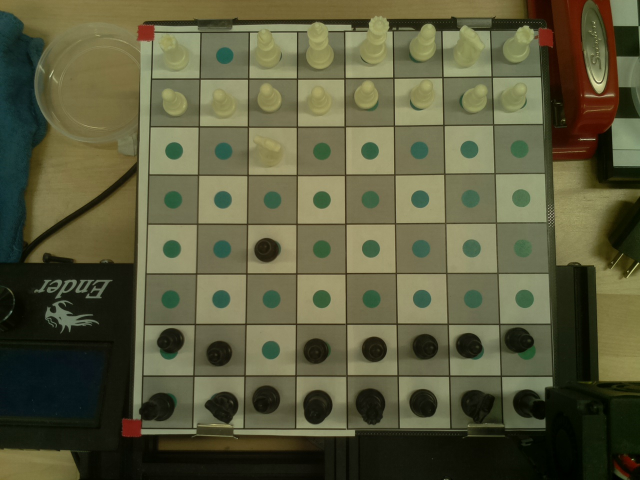
#> input picture originalOut.jpg, 1280 x 960 px (shown at 1/2 size)
$ python detect.py
#> lines starting #> are read from the running program, lines starting #| are printed output that depends on the picture; after the words box and inside, x2 and y2 are one past the last pixel; in counts of white or black regions, pixels touching at a corner belong together
import cv2 as cv
import numpy as np
import pprint
# [10 lines of commented-out code are left out]


# [67 lines left out: function edge_det, not called in this run]


def crop(input):
    # Read input image
    img = input

    # Define 4 points for the crop
    # Top left
    distort_x1 = 12
    distort_x2 = 12
    distort_y1 = -5
    distort_y2 = -5

    x1 = 290
    x2 = 1080
    y1 = 70
    y2 = 860

    src_pts = np.array(
        [[x1+distort_x1, y1+distort_y1], [x2-distort_x2, y1+distort_y2],
         [x2+distort_x2, y2-distort_y1], [x1-distort_x1, y2-distort_y2]], dtype=np.float32)

    # Define destination points for the transformation
    dst_pts = np.array(
        [[0, 0], [x2-x1, 0], [x2-x1, y2-y1], [0, y2-y1]], dtype=np.float32)

    # Get the perspective transformation matrix
    M = cv.getPerspectiveTransform(src_pts, dst_pts)

    # Apply the perspective transformation to the input image
    transformed_img = cv.warpPerspective(img, M, (x2-x1, y2-y1))

    return transformed_img


output = cv.imread('originalOut.jpg')
#> output is the input picture: shape (960, 1280, 3); mean B, G, R 60.5, 89.3, 89.5
cv.imshow("Orig", output)

# Crop image:
# Detect the red dots
output = crop(output)
#> in crop, `transformed_img = cv.warpPerspective(img, M, (x2-x1, y2-y1))`:
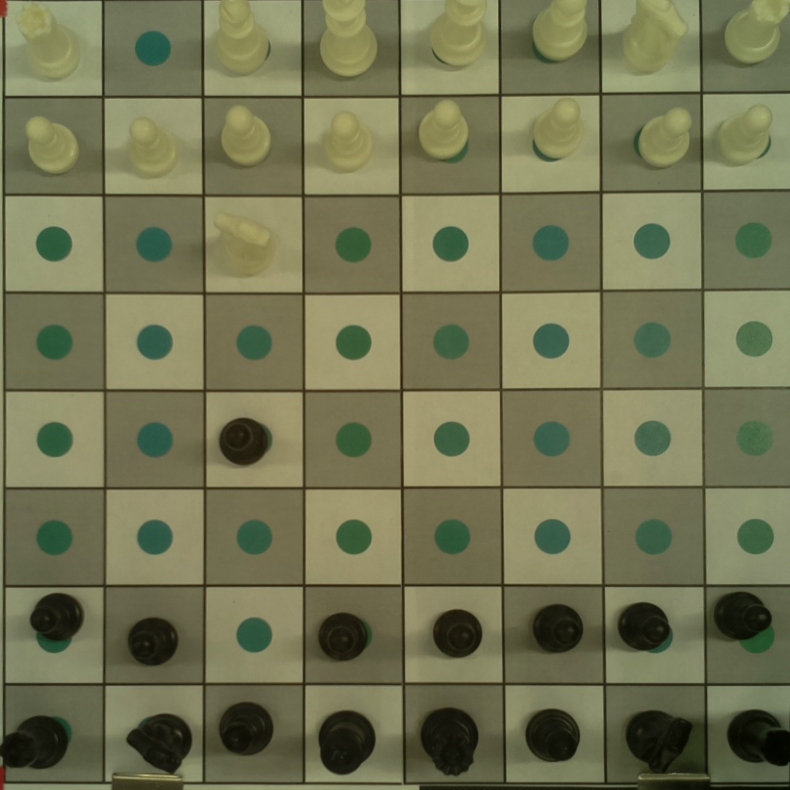
#> transformed_img: shape (790, 790, 3); mean B, G, R 82.6, 115.3, 113.9


cv.imshow("cropped", output)

hsv_img = cv.cvtColor(output, cv.COLOR_BGR2HSV)
#> hsv_img: shape (790, 790, 3); mean H, S, V 31.8, 81.5, 117.3

# Define the range of green color in HSV
lower_green = np.array([40, 50, 50])
upper_green = np.array([200, 255, 255])

# Create a mask for green color
green_mask = cv.inRange(hsv_img, lower_green, upper_green)
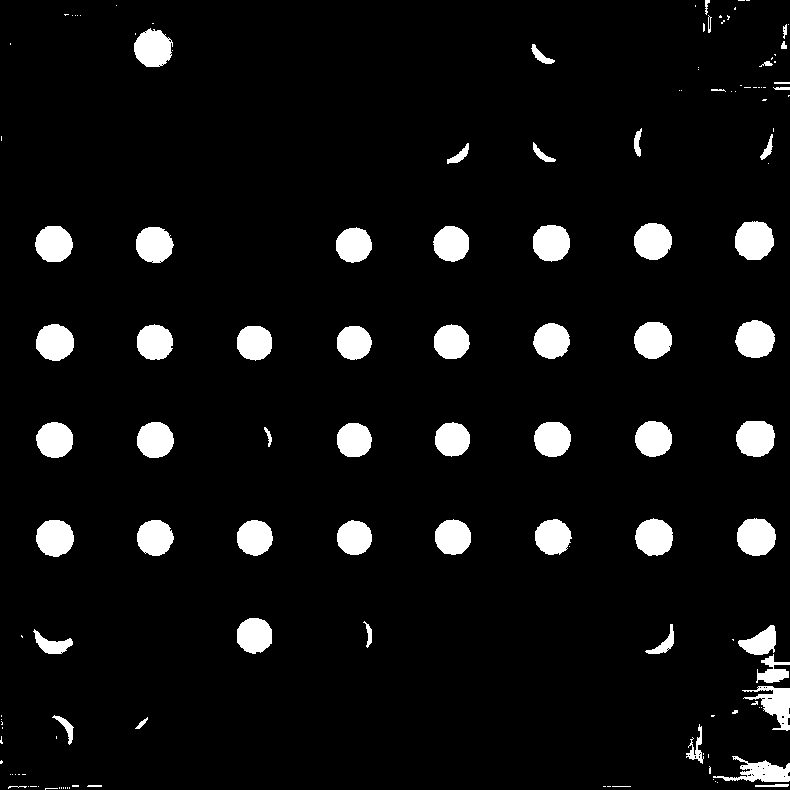
#> green_mask: shape (790, 790); 6.4% white; 138 white regions (79 under 20 px), largest, box (x1, y1, x2, y2) and area: (735, 221, 774, 260) 1213, (735, 320, 775, 358) 1177, (737, 518, 776, 556) 1173

# Apply the mask to the original image
result = cv.bitwise_and(output, output, mask=green_mask)
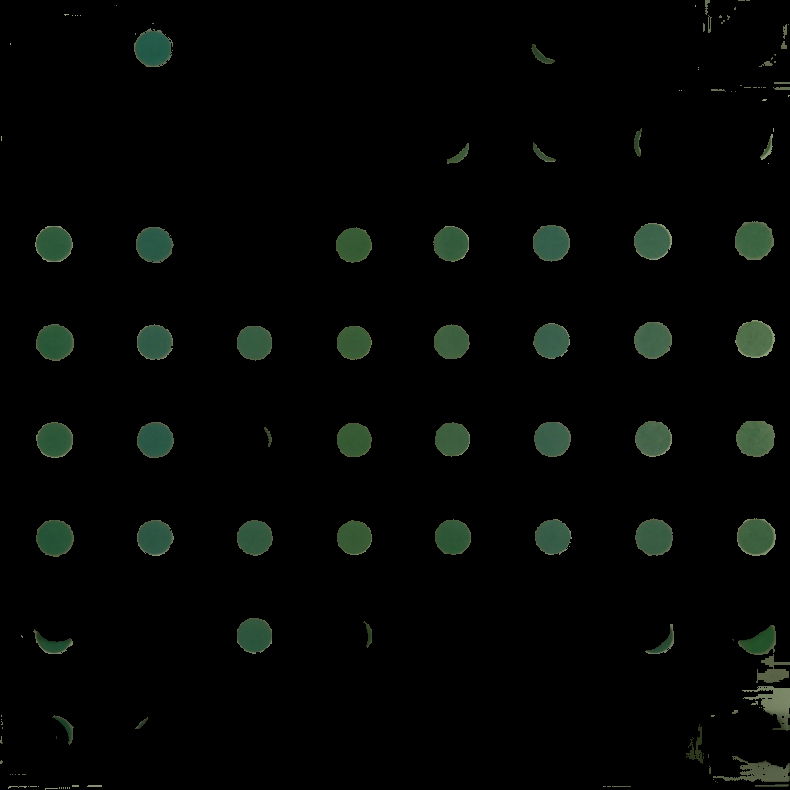
#> result: shape (790, 790, 3); mean B, G, R 4.3, 6.1, 4.1
gray = cv.cvtColor(cv.cvtColor(
    result, cv.COLOR_HSV2BGR), cv.COLOR_BGR2GRAY)
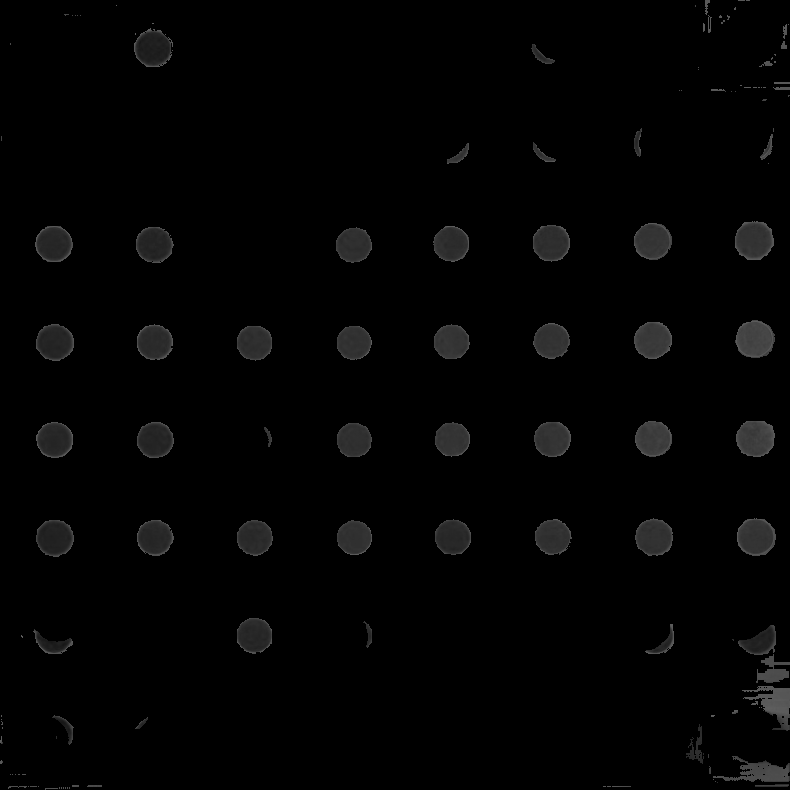
#> gray: shape (790, 790); min 0, max 100, mean 3.5

edges = cv.Canny(gray, 50, 100)
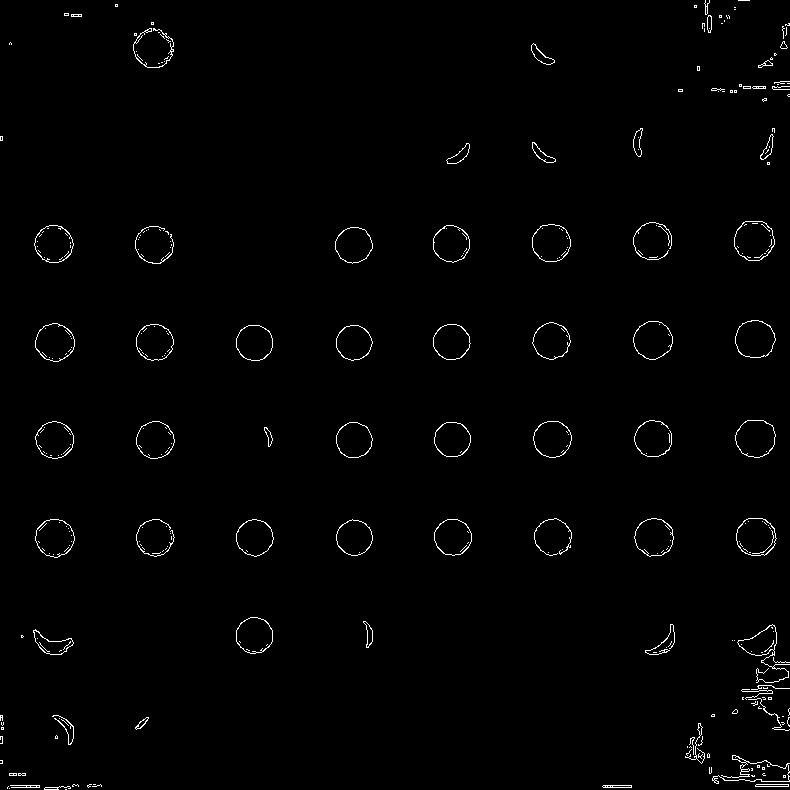
#> edges: shape (790, 790); 1.2% white in thin lines or dots
cv.imshow("edge", edges)


circles = cv.HoughCircles(edges, cv.HOUGH_GRADIENT, 1,
                          minRadius=5, maxRadius=13, param2=15, minDist=25)
#> circles = None


# print(len(circles))
# ensure at least some circles were found
if circles is not None:
    # convert the (x, y) coordinates and radius of the circles to integers
    circles = np.round(circles[0, :]).astype("int")
    # loop over the (x, y) coordinates and radius of the circles
    for (x, y, r) in circles:
        # print(x, y, r)
        # draw the circle in the output image, then draw a rectangle
        # corresponding to the center of the circle
        cv.circle(output, (x, y), r, (0, 255, 0), 4)
        cv.rectangle(output, (x - 5, y - 5), (x + 5, y + 5), (0, 128, 255), -1)


# Drawing the pixles to divide up the grid, development purposes only
dify = int(len(output)/8)
#> dify = 98
difx = int(len(output[0])/8)+3
#> difx = 101
const = 0
consty = +4
for i in range(8):
    for j in range(8):
        curr = gray[j * dify:(j+1) * dify, const+i *
                    difx:const+(i+1) * difx]
        cv.putText(output, text=str(np.round(np.mean(curr), 5)),
                   org=(const+i * difx, (j+1) * dify), fontFace=cv.FONT_HERSHEY_COMPLEX, fontScale=0.3, color=(0, 255, 0), thickness=1)

        cv.rectangle(output, (const+i * difx, j * dify-consty),
                     (const+(i+1) * difx, (j+1) * dify-consty), (0, 0, 255), 1)
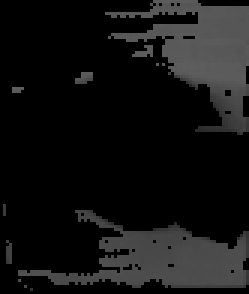
#> curr: shape (98, 83) (shown 3 times larger); min 0, max 94, mean 18.8
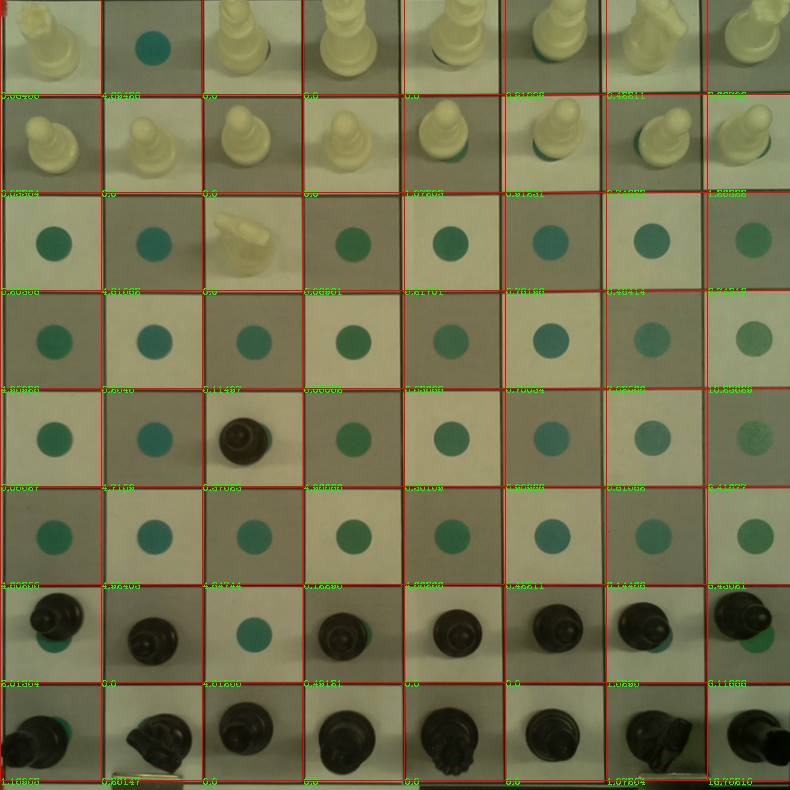
#> output: shape (790, 790, 3); 2.9% of pixels changed, all inside (x1, y1, x2, y2) = (0, 0, 790, 785)

# Start from the top.

board = []
for j in range(8):
    # For each row
    row = []
    for i in range(8):
        rect = [const+i * difx, j * dify, const+(i+1) * difx,
                (j+1) * dify]  # xMin, yMin, xMax, yMax
        print(rect)
        # check if a center of a circle is in that range
        isSomething = False
        # [6 lines of commented-out code are left out]
    board.append(row)
#> after the loop, board = [[], [], [], [], [], [], [], []]

pprint.pprint(board)


cv.imshow("Res", result)
cv.imshow("In", output)
cv.waitKey(0)

$ run again, with 1.jpg copied over originalOut.jpg
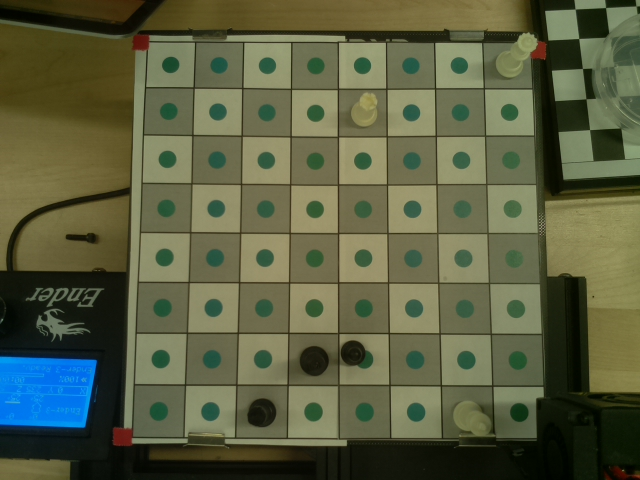
#> input picture 1.jpg, 640 x 480 px
#> output is the input picture: shape (480, 640, 3); mean B, G, R 66.1, 94.1, 89.6
#> hsv_img: shape (790, 790, 3); mean H, S, V 8.3, 24.5, 23.7
#> green_mask: shape (790, 790); 3% white; 84 white regions (46 under 20 px), largest, box (x1, y1, x2, y2) and area: (258, 0, 349, 120) 7740, (216, 307, 254, 381) 1037, (217, 293, 238, 316) 374
#> edges: shape (790, 790); 0.69% white in thin lines or dots, all inside (x1, y1, x2, y2) = (4, 0, 350, 384)
#> `circles = cv.HoughCircles(edges, cv.HOUGH_GRADIENT, 1, minRadius=5, ma..`: circles = 33 rows, first 8: [125.5, 354.5, 11.5], [164.5, 49.5, 11.3], [113.5, 49.5, 10.2], [123.5, 302.5, 10.9], [18.5, 199.5, 8.2], [19.5, 250.5, 9.6], [115.5, 99.5, 8.8], [227.5, 303.5, 12.4]
#> `circles = np.round(circles[0, :]).astype("int")`: circles = 33 rows, first 8: [126, 354, 12], [164, 50, 11], [114, 50, 10], [124, 302, 11], [18, 200, 8], [20, 250, 10], [116, 100, 9], [228, 304, 12]
#> the loop `for (x, y, r) in circles:` made 33 passes
#> after the loop `for (x, y, r) in circles:`:
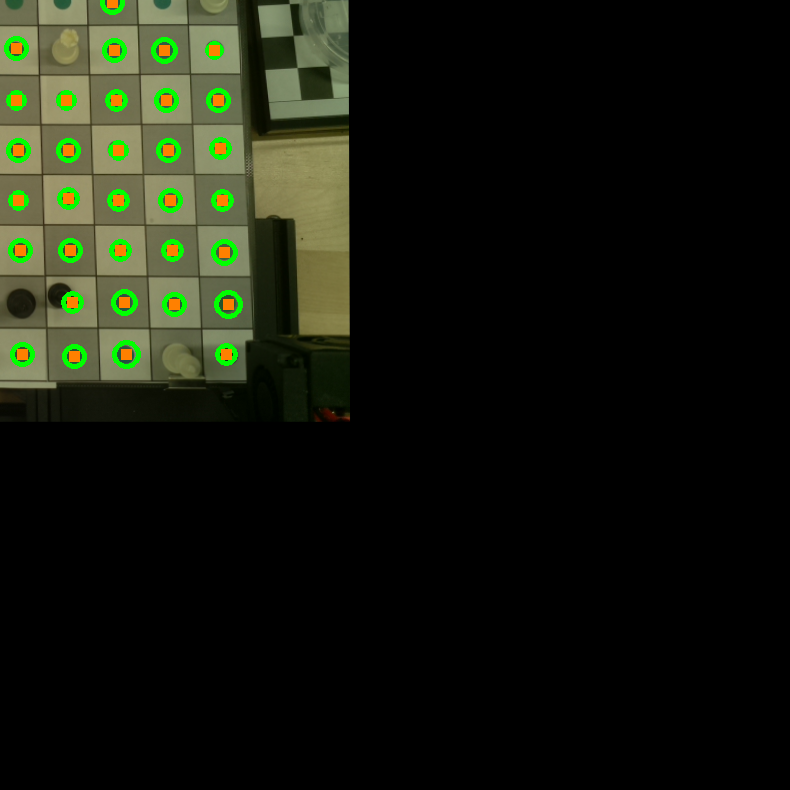
#> output: shape (790, 790, 3); mean B, G, R 14.3, 25.7, 22.2
#> dify = 98
#> difx = 101
#> after the loop `for i in range(8):`:
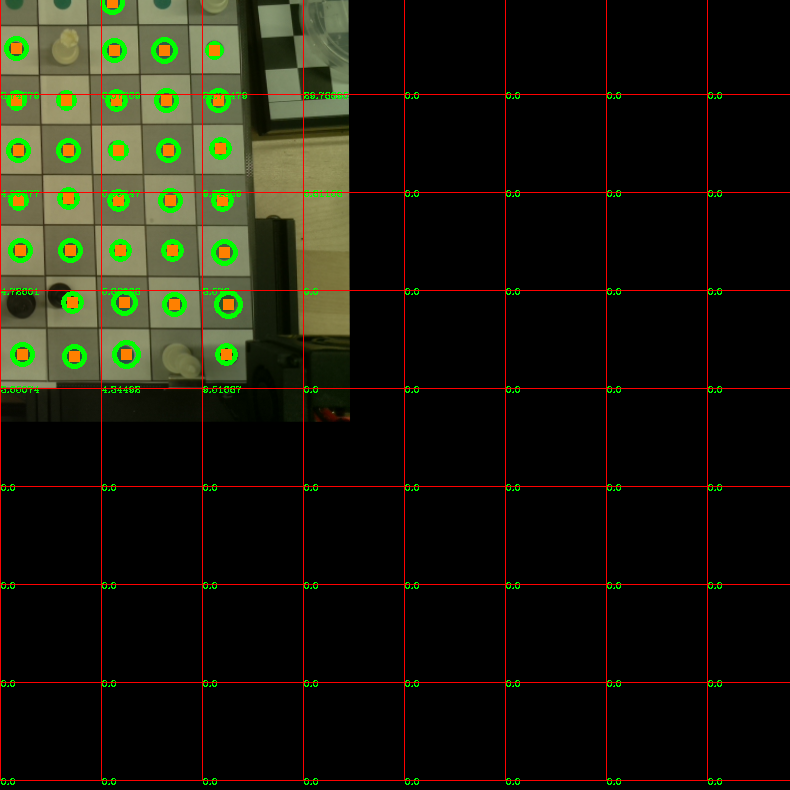
#> output: shape (790, 790, 3); 2.49% of pixels changed, all inside (x1, y1, x2, y2) = (0, 0, 790, 785)
#> after the loop `for j in range(8):`: board = [[], [], [], [], [], [], [], []]

$ run again, with 2.jpg copied over originalOut.jpg
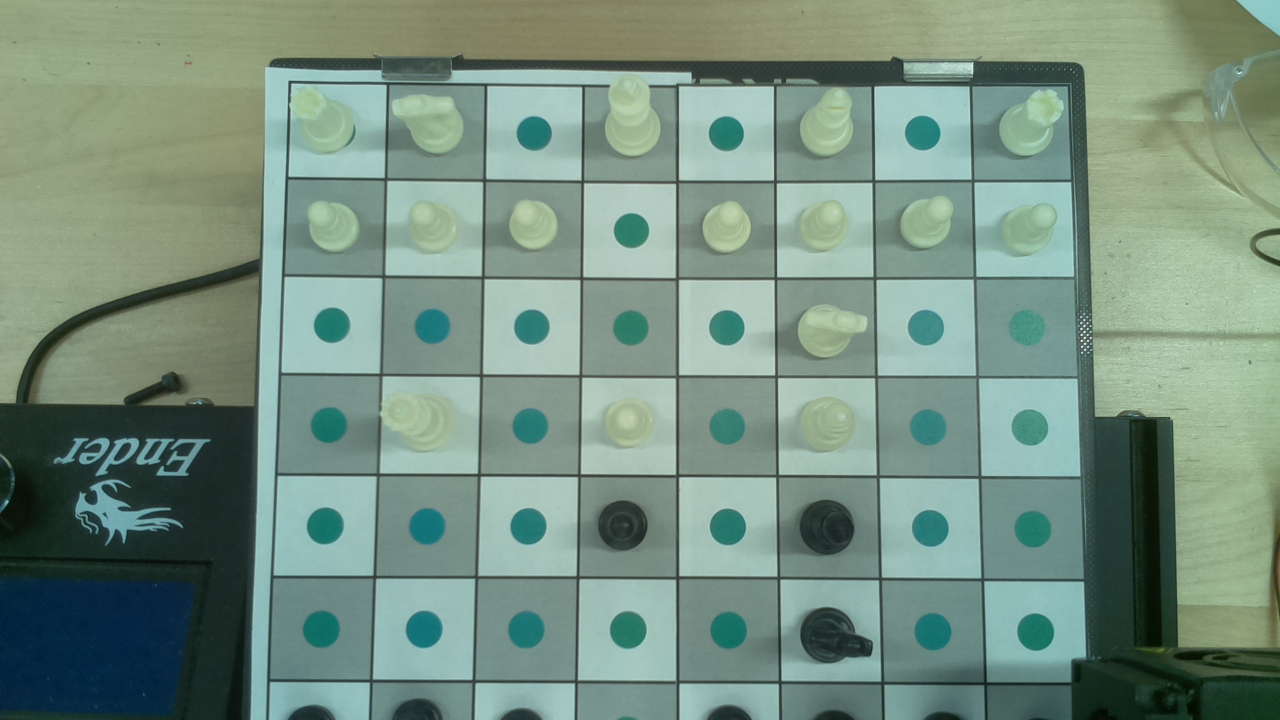
#> input picture 2.jpg, 1280 x 720 px
#> output is the input picture: shape (720, 1280, 3); mean B, G, R 129.1, 143.7, 118.2
#> hsv_img: shape (790, 790, 3); mean H, S, V 65.2, 43.7, 131
#> `green_mask = cv.inRange(hsv_img, lower_green, upper_green)`:
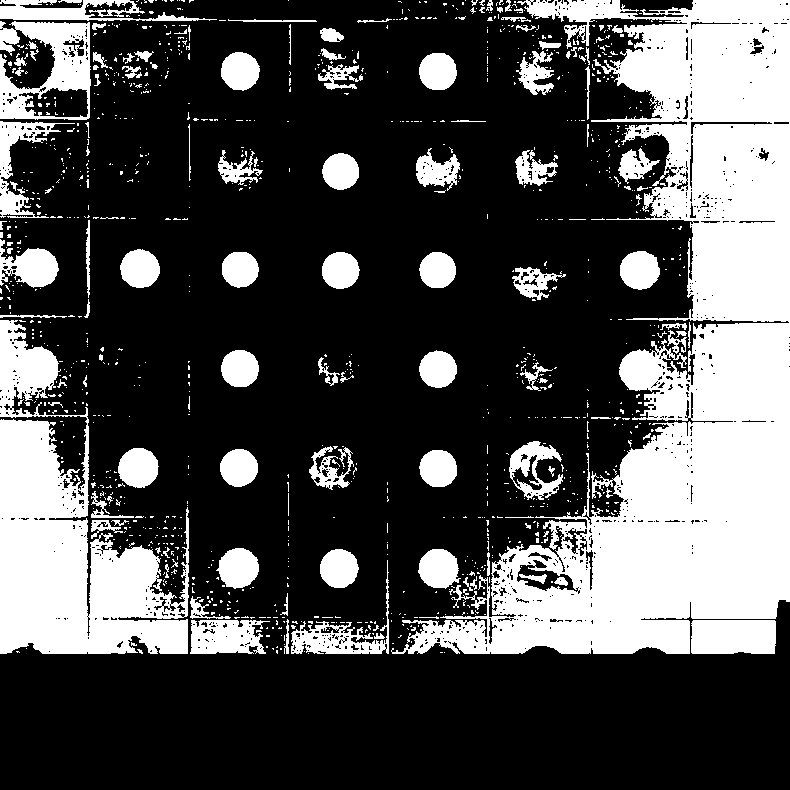
#> green_mask: shape (790, 790); 30.4% white; 1146 white regions (1024 under 20 px), largest, box (x1, y1, x2, y2) and area: (391, 0, 790, 654) 105637, (0, 320, 189, 654) 30688, (0, 21, 91, 120) 4829
#> edges: shape (790, 790); 6.3% white in thin lines or dots, all inside (x1, y1, x2, y2) = (0, 0, 790, 655)
#> `circles = cv.HoughCircles(edges, cv.HOUGH_GRADIENT, 1, minRadius=5, ma..`: circles = [[560.5, 582.5, 12.2], [550.5, 284.5, 10.9], [10.5, 35.5, 10], [699.5, 211.5, 5.5], [537.5, 568.5, 6.9]]
#> `circles = np.round(circles[0, :]).astype("int")`: circles = [[560, 582, 12], [550, 284, 11], [10, 36, 10], [700, 212, 6], [538, 568, 7]]
#> the loop `for (x, y, r) in circles:` made 5 passes
#> dify = 98
#> difx = 101
#> after the loop `for i in range(8):`:
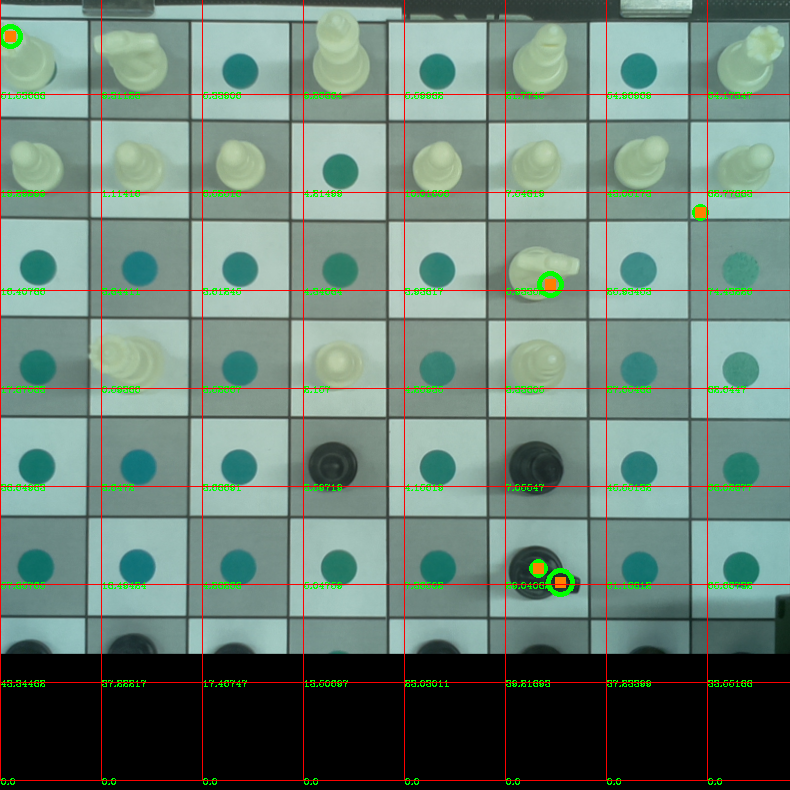
#> output: shape (790, 790, 3); mean B, G, R 118.8, 129.9, 107.4
#> after the loop `for j in range(8):`: board = [[], [], [], [], [], [], [], []]
